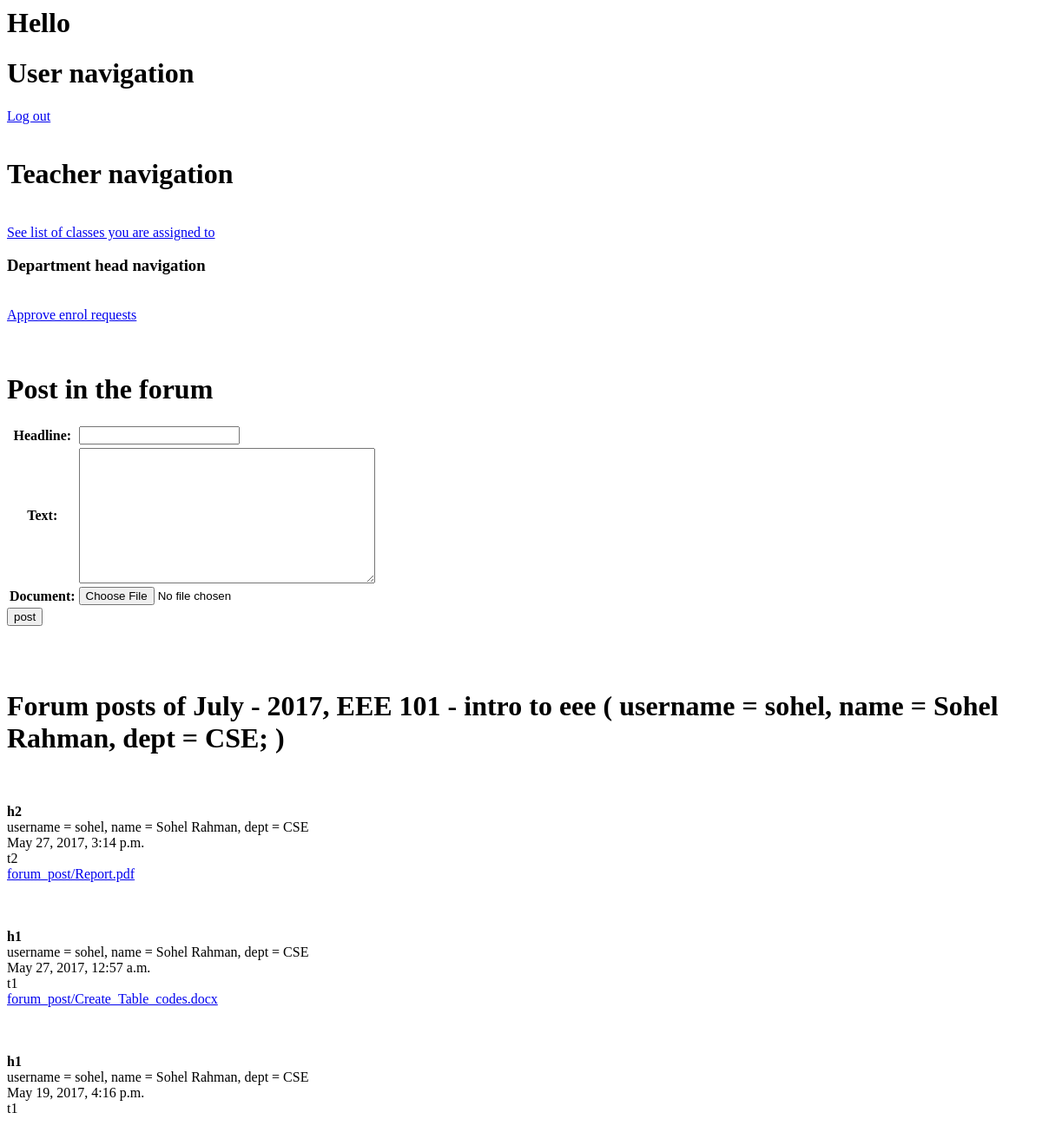
Before: /teacher-post-in-class-forum/3/ (signed in) with the older database file.
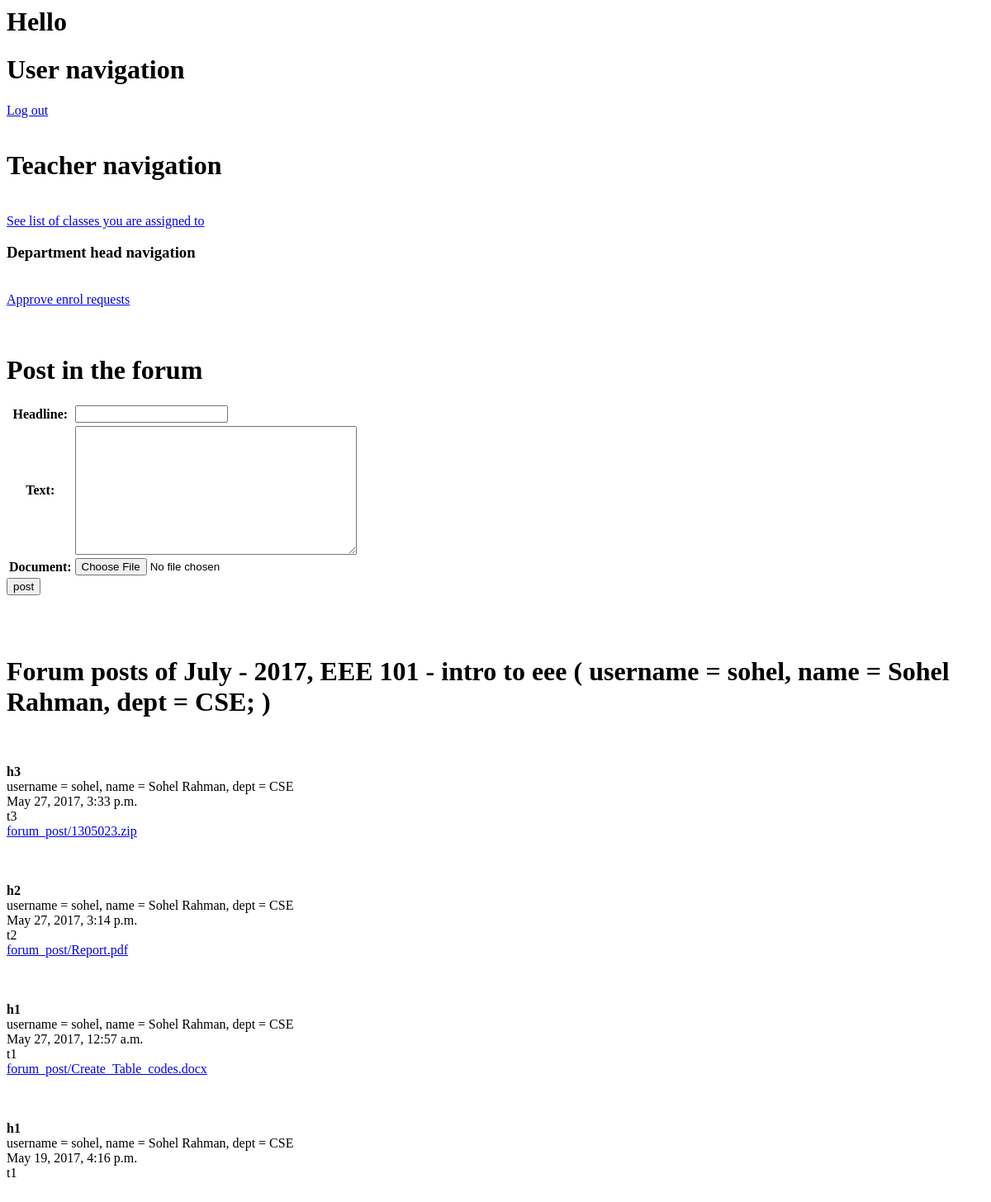
After: the same page with the newer database file.
### cms/models.py (models this page shows, shortened)
class Forum_post(models.Model):
    teacher = models.ForeignKey(Teacher)
    class_of_course = models.ForeignKey(Class_of_course)
    headline = models.CharField( max_length=999, validators=[MinLengthValidator(1)] )
    text = models.TextField( max_length=9999, validators=[MinLengthValidator(1)] )
    date_time = models.DateTimeField(null=True)
    document = models.FileField(upload_to='forum_post/', null=True)

class User(models.Model):
    username = models.CharField(max_length=200, unique=True)
    password = models.CharField(max_length=200)
    first_name = models.CharField(max_length=200, default="", blank=True)
    last_name = models.CharField(max_length=200, default="", blank=True)
    address = models.CharField(max_length=200, default="", blank=True)
    phone_num = models.CharField(max_length=20, blank=True)
    email_address = models.EmailField(null=True, blank=True)
    TEACHER = 'TEACHER'
    STUDENT = 'STUDENT'
    ADMIN = 'ADMIN'
    USER_TYPE = (
        ( 'TEACHER', 'Teacher' ),
        ( 'STUDENT', 'Student' ),
        ( 'ADMIN', 'Admin' )
    )
    user_type = models.CharField(max_length=200, choices=USER_TYPE)

class Teacher(User):
    PROFESSOR = 'PROFESSOR'
    ASSOCIATE_PROF = 'ASSOCIATE_PROF'
    ASSISTANT_PROF = 'ASSISTANT_PROF'
    LECTURER = 'LECTURER'
    RANKS = (
        (PROFESSOR, 'Professor'),
        (ASSOCIATE_PROF, 'Associate Professor'),
        (ASSISTANT_PROF, 'Assistant Professor'),
        (LECTURER, 'Lecturer')
    )
    joinDate = models.DateField(null=True, blank=True)
    dept = models.ForeignKey(Department, on_delete=models.CASCADE, null=True)
    rank = models.CharField(max_length=200, blank=True, choices=RANKS)
    def __str__(self):
        return 'username = ' + self.username + ', name = ' + self.first_name + " " + self.last_name + ', dept = ' + self.dept.name

class Department(models.Model):
    name = models.CharField(max_length=30, unique=True)
    head = models.ForeignKey('Teacher', on_delete=models.SET_NULL, null=True, blank=True)

### cms/views.py (the view, shortened to what this page needs)
# urls.py: url(r'teacher-post-in-class-forum/(?P<class_pk>[0-9]+)/$', teacher_post_in_class_forum, name='teacher_post_in_class_forum'),
def teacher_post_in_class_forum(request, class_pk) :
    print('start of teacher_post_in_class_forum')
    user_type = request.session.get('user_type', None)
    username = request.session.get('username', None)
    if (user_type != 'TEACHER'):  # Non Teacher
        print('User is not teacher')
        return render(request, 'permission_denied.html')
    current_class_of_course = Class_of_course.objects.get(pk=class_pk)
    print('current_class_of_course = ' + str(current_class_of_course) )
    current_teacher = Teacher.objects.get( username= username )
    print('current_teacher = ' + str(current_teacher)  )
    if ( not current_class_of_course.class_teacher.all().filter( username=username ).exists() ) :
        print('current teacher is not assigned to this course')
        return render(request, 'permission_denied.html')
    form = teacher_post_in_class_forum_form()
    all_forum_post_of_this_class = Forum_post.objects.all().filter(class_of_course=current_class_of_course).order_by(
        '-date_time')
    context = {
        'current_class_of_course': current_class_of_course,
        'all_forum_post_of_this_class': all_forum_post_of_this_class,
        'teacher_post_in_class_forum_form' : form,
    }
    if ( request.method != 'POST' ): # teacher just loaded the page, didn't click on the post button
        return render(request, 'teacher_post_in_class_forum.html', context)

### cms/forms.py
class teacher_post_in_class_forum_form(forms.ModelForm) :
    class Meta:
        model = Forum_post
        fields = [ 'headline', 'text', 'document' ]

### cms/models.py (called while the page is built)
    def __str__(self):
        class_teacher_list = self.class_teacher.all()
        ret =  self.month + ' - ' + str(self.year) + ', ' + self.course_of_class.course_num + ' - ' + \
                self.course_of_class.course_name + ' ( '
        for teacher in class_teacher_list :
            ret += ( teacher.__str__() + '; ' )
        ret += ')'
        return ret

### cms/templates/teacher_post_in_class_forum.html (shortened to what this page needs)
{% include  'includes/teacher_navigation.html' %}
{% if teacher_post_in_class_forum_form %}
    <h1> Post in the forum </h1>
    <form method="post" action="" enctype="multipart/form-data" >
    <table>
    {{ teacher_post_in_class_forum_form }}
    </table>
    <input type="submit" value="post"/>
    </form>
{% endif %}
<h1> Forum posts of {{ current_class_of_course }} </h1>
{% if all_forum_post_of_this_class %}
    {% for fp in all_forum_post_of_this_class %}
        <b> {{ fp.headline }} </b>
        {{ fp.teacher }}
        {{ fp.date_time }}
        {{ fp.text }}
        {% if fp.document %}
            <a href="{% url 'serve_file_of_forum_post' fp.pk %}" > {{ fp.document }} </a>
        {% endif %}
    {% endfor %}
{% endif %}

Changed rows visible on the page:
added Forum_post: headline "h3", teacher "username = sohel, name = Sohel Rahman, dept = CSE", date_time "May 27, 2017, 3:33 p.m.", text "t3", document "forum_post/1305023.zip"
